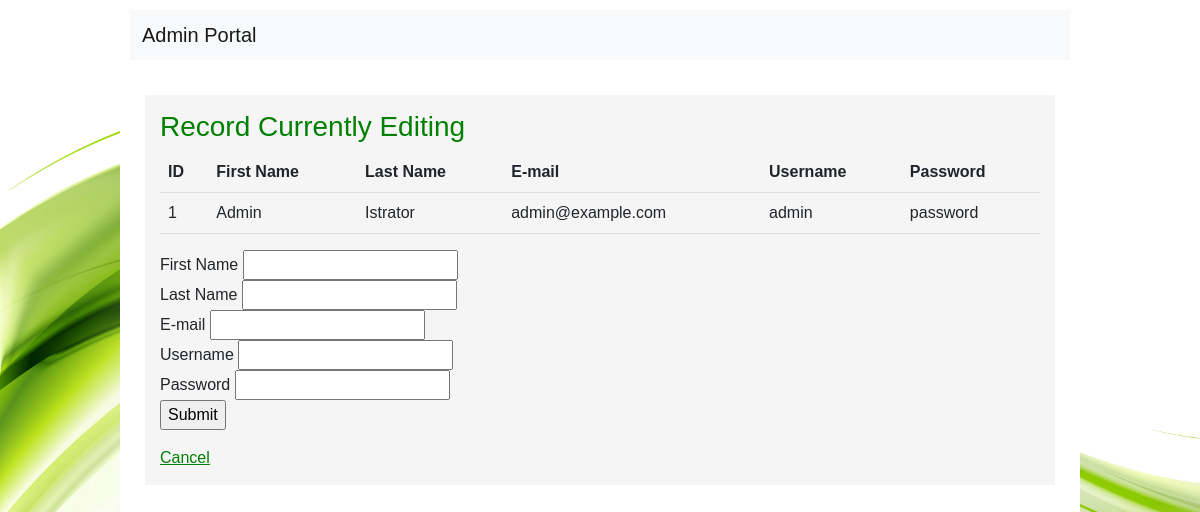
/html/admin/adminEditAdmin.php?a=1, run on an earlier commit of the app's database.
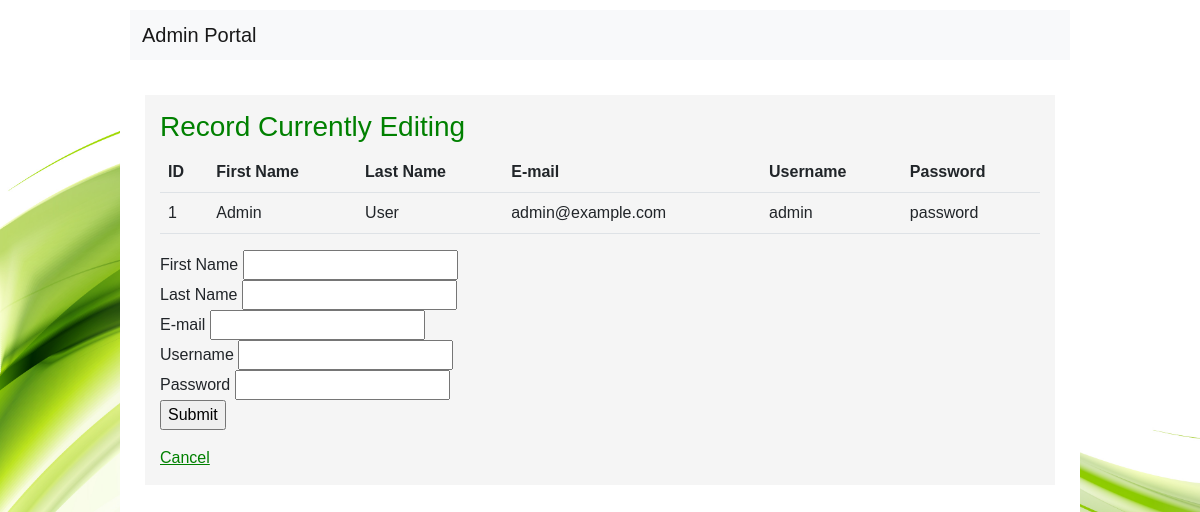
And on a later commit of the database.
### tables this page shows
CREATE TABLE `Users` (
  `id` int(11) UNSIGNED NOT NULL,
  `first_name` varchar(255) DEFAULT NULL,
  `last_name` varchar(255) DEFAULT NULL,
  `email` varchar(255) DEFAULT NULL,
  `userpassword` varchar(64) NOT NULL,
  `role` enum('ADMIN','DOCTOR','PATIENT') DEFAULT NULL,
  `username` varchar(255) NOT NULL,
  `assigned_doctorId` int(11) DEFAULT NULL,
  `birthdate` date DEFAULT NULL,
  `phone` varchar(255) DEFAULT NULL,
  `address` varchar(255) DEFAULT NULL,
  `emerCon_name` varchar(255) DEFAULT NULL,
  `emerCon_phone` varchar(255) DEFAULT NULL,
  `emerCon_relation` varchar(255) DEFAULT NULL
);

### html/admin/adminEditAdmin.php (the view, shortened to what this page needs)
<!DOCTYPE html>
<html lang="en">
<head>
  <link href="https://cdn.jsdelivr.net/npm/bootstrap@5.2.2/dist/css/bootstrap.min.css" rel="stylesheet" />
  <link rel="stylesheet" href="../../css/style.css?v=<?php echo time(); ?>" />
</head>
<body>
  <div class="body">
    <header>
      <nav class="navbar navbar-expand-lg navbar-light bg-light justify-content-center nav-fill">
        <div class="container-fluid">
          <a class="navbar-brand mb-0 h1" href="patientPortal.php">Admin Portal</a>
        </div>
      </nav>
    </header>
    <section style="overflow-x: scroll">
      <h3>Record Currently Editing</h3>
      <table class="table table-hover">
        <tr>
          <th>ID</th>
          <th>First Name</th>
          <th>Last Name</th>
          <th>E-mail</th>
          <th>Username</th>
          <th>Password</th>
        </tr>
        <?php
          $id = $_GET['a'];
          $conn = new mysqli("localhost", "root", "", "pregnancy");
          $sql = "SELECT * FROM Users WHERE role = 'ADMIN' && id = $id ";
          $result = $conn->query($sql);
          while($row = $result->fetch_assoc()) {
            echo "
            <tr>
              <td>".$row['id']."</td>
              <td>".$row['first_name']."</td>
              <td>".$row['last_name']."</td>
              <td>".$row['email']."</td>
              <td>".$row['username']."</td>
              <td>".$row['userpassword']."</td>
            </tr>
            ";
          }
        ?>
    </table>
    <form name="frmContact" method="post" action="adminEditAdminAction.php">
            <p>
                <label for="firstname">First Name </label>
                <input type="text" name="firstName" id="firstName"> <br/>
                <label for="lastname">Last Name</label>
                <input type="text" name="lastName" id="lastName"> <br/>
                <label for="email">E-mail</label>
                <input type="text" name="email" id="email"> <br/>
                <label for="username">Username</label>
                <input type="text" name="username" id="username"> <br/>
                <label for="password">Password</label>
                <input type="text" name="password" id="password"> <br/>
                <input type="submit" name="Submit" id="Submit" value="Submit">
            </p>
        </form>
        <?php
          echo '
            <a href="adminPortal.php">Cancel</a>
          ';
        ?>
    </section>
  </div>
</body>
</html>

What changed in the data, as far as the page shows it:
changed users "Admin": last_name "Istrator" → "User"
